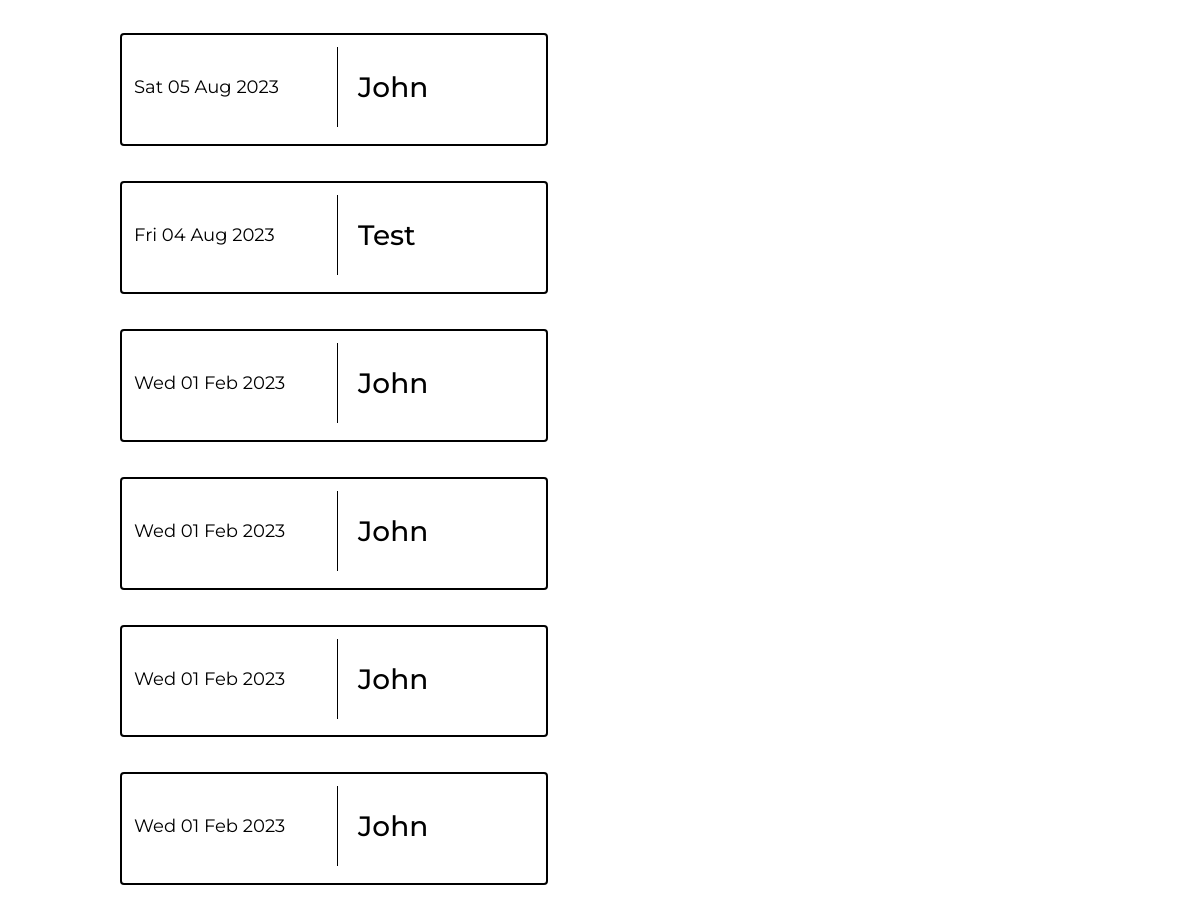
Before: / (middle part) with the older database file.
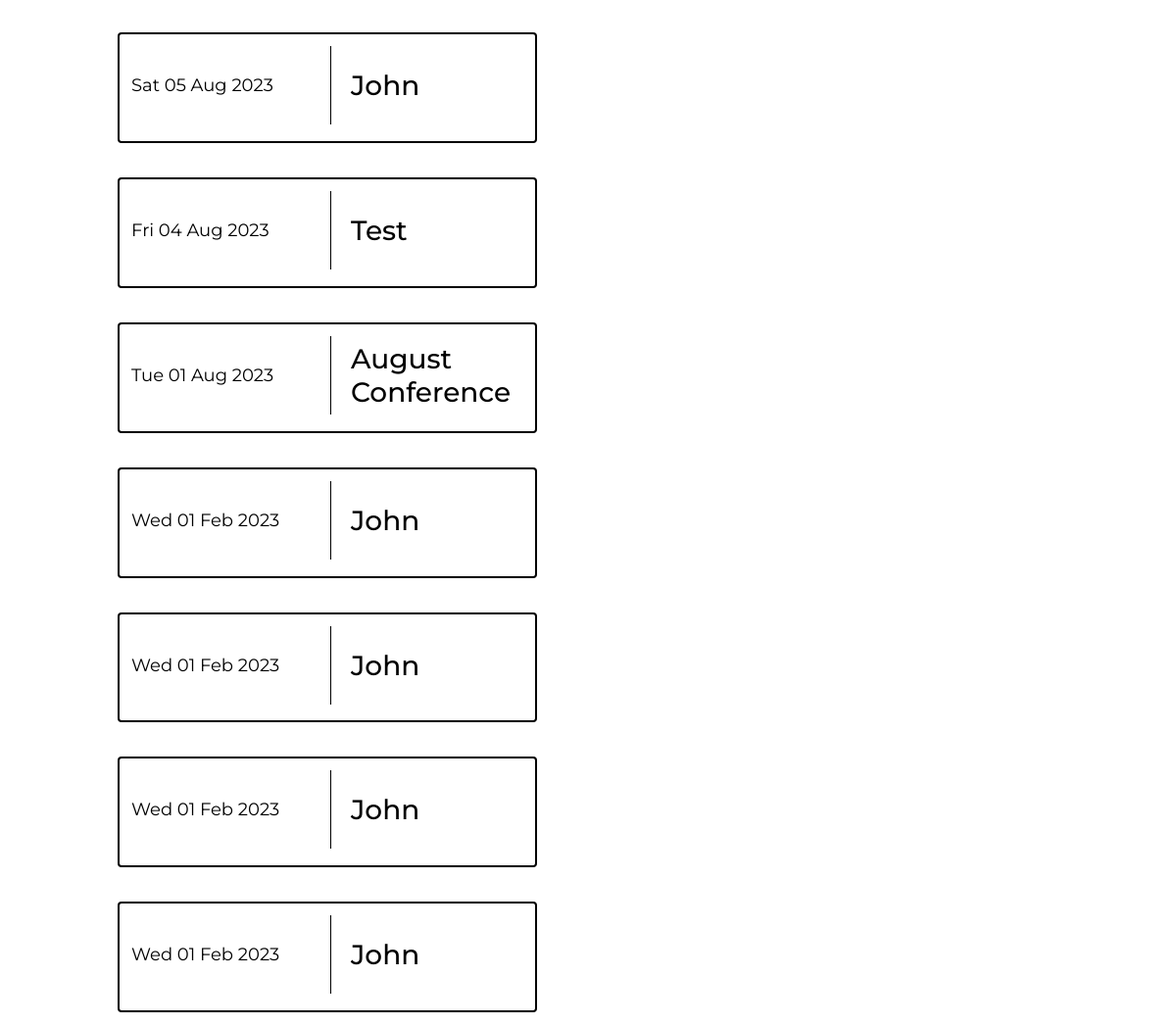
After: the same page with the newer database file.
### helpers/db_manager.py (models this page shows)
    class Event(db.Model):
        id =  db.Column(db.Integer, primary_key=True)
        date = db.Column(db.String)
        title = db.Column(db.String)

### app.py (the view)
@app.route("/")
def hello_world():
    try:
        event_records = db_manager.get_events(db, event_table)
    except Exception as e:
        app.logger.error("failed to retrieve event records: %s", e)
    return render_template("events.html", events=event_records)

### helpers/db_manager.py (called while the page is built)
def get_events(db, event_table) -> list:
    event_records = db.session.execute(db.select(event_table).order_by(event_table.id)).scalars().all()
    return sort_fmt_event_records(event_records)

def get_date(obj):
    return datetime.strptime(obj.date, '%Y-%m-%d')

def fmt_event_records(events):
    for event in events:
        if event.date != "":
            event_date = datetime.strptime(event.date, '%Y-%m-%d')
            event.date = event_date.strftime("%a %d %b %Y")
    return events

def sort_fmt_event_records(events):
    sorted_asc_list = sorted(events, key=get_date, reverse=True)
    return fmt_event_records(sorted_asc_list)

### templates/events.html (shortened to what this page needs)
{%extends "base.html"%}
{%block content%}
    <div class="events-holder">
        {%for event in events%}
            <div class="event">
                <div class="event-content">
                    <div class="date">
                        <p>{{event.date}}</p>
                    </div>
                    <div class="title">
                        <h1>{{event.title}}</h1>
                    </div>
                </div>
            </div>
        {%endfor%}
    </div>
{%endblock%}

Changed rows visible on the page:
added Event: date "Tue 01 Aug 2023", title "August Conference"
